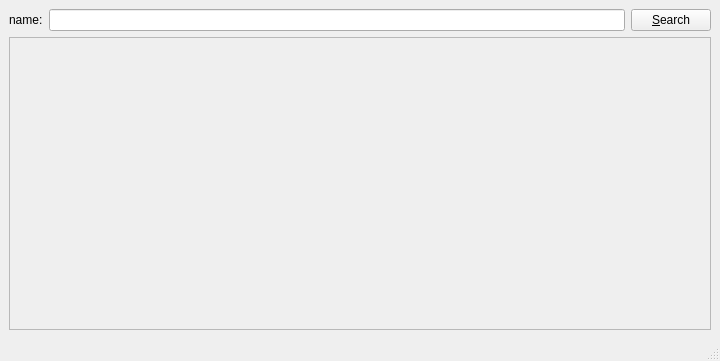
<?xml version="1.0" encoding="UTF-8"?>
<ui version="4.0">
 <class>MainWindow</class>
 <widget class="QMainWindow" name="MainWindow">
  <property name="geometry">
   <rect>
    <x>0</x>
    <y>0</y>
    <width>720</width>
    <height>361</height>
   </rect>
  </property>
  <property name="windowTitle">
   <string>Search</string>
  </property>
  <widget class="QWidget" name="centralwidget">
   <layout class="QGridLayout" name="gridLayout">
    <item row="0" column="0">
     <widget class="QLabel" name="label">
      <property name="text">
       <string>name:</string>
      </property>
     </widget>
    </item>
    <item row="0" column="1">
     <widget class="QLineEdit" name="nameLineEdit"/>
    </item>
    <item row="0" column="2">
     <widget class="QPushButton" name="searchPpushButton">
      <property name="text">
       <string>&amp;Search</string>
      </property>
     </widget>
    </item>
    <item row="1" column="0" colspan="3">
     <widget class="QScrollArea" name="scrollArea">
      <property name="widgetResizable">
       <bool>true</bool>
      </property>
      <widget class="QWidget" name="scrollAreaWidgetContents">
       <property name="geometry">
        <rect>
         <x>0</x>
         <y>0</y>
         <width>700</width>
         <height>284</height>
        </rect>
       </property>
       <layout class="QFormLayout" name="formLayout"/>
      </widget>
     </widget>
    </item>
   </layout>
  </widget>
  <widget class="QStatusBar" name="statusbar"/>
 </widget>
 <resources/>
 <connections/>
</ui>
